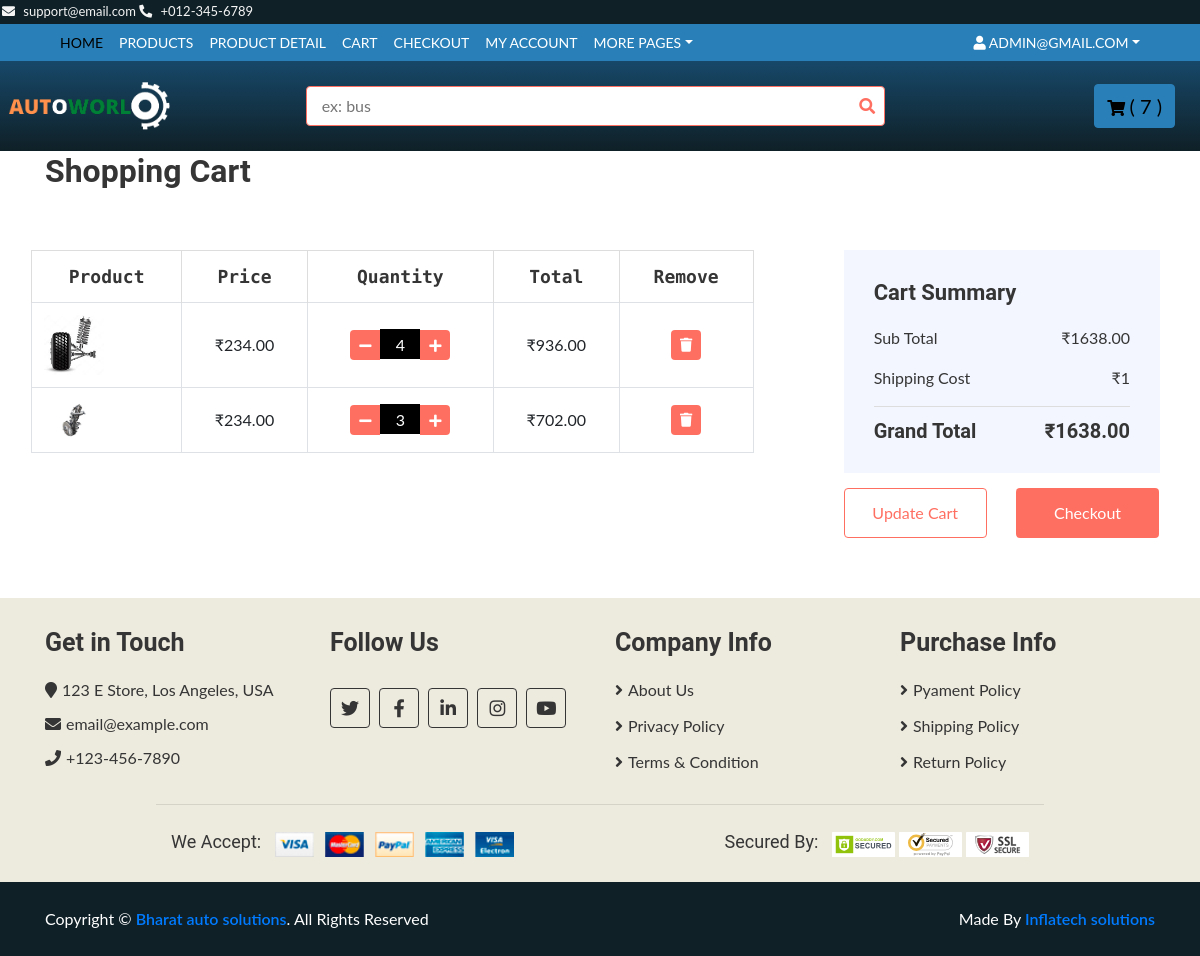
The page /cart/ (signed in) on the database as committed earlier.
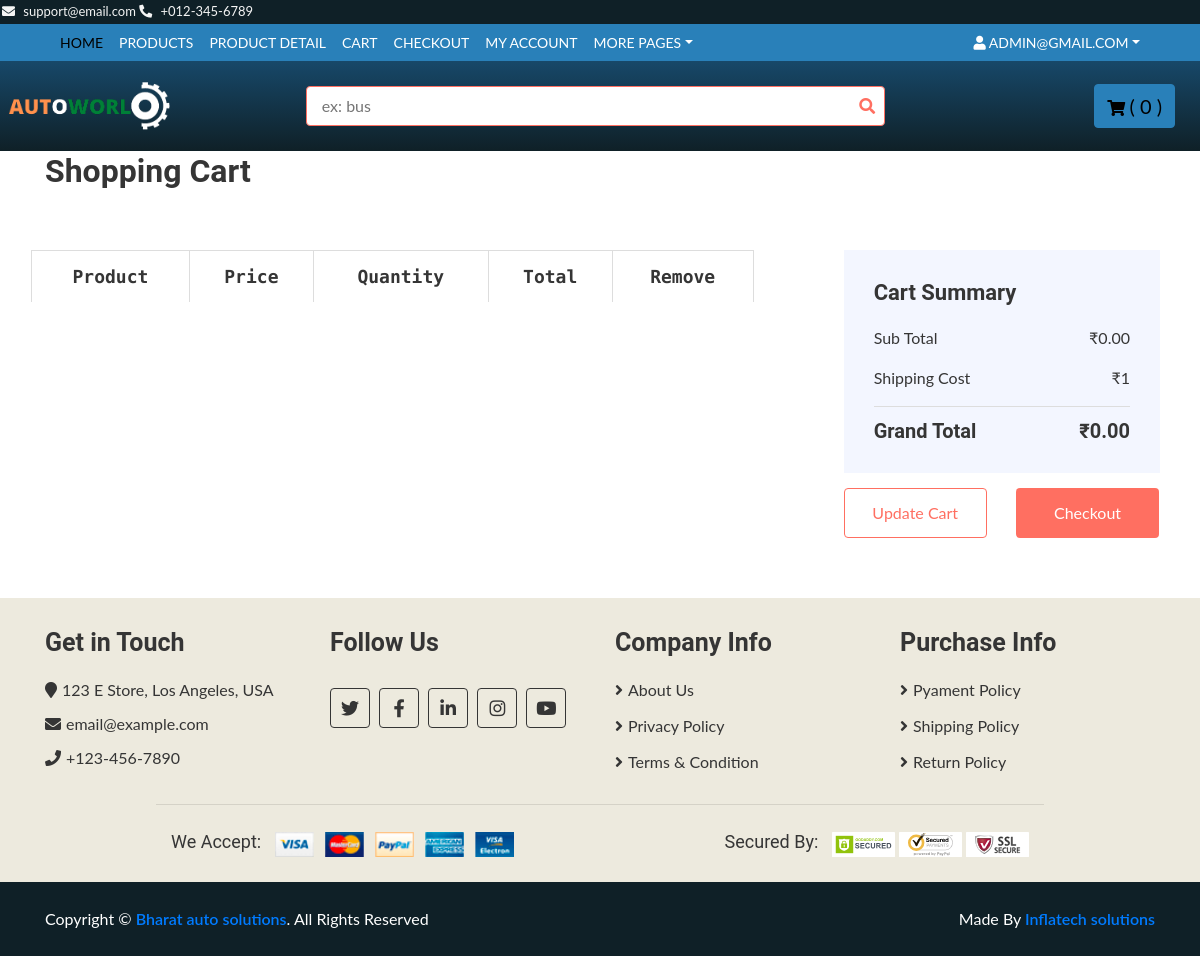
The same page on the database as committed later.
### base/models.py (models this page shows, shortened)
class ProductImage(models.Model):
    product=models.ForeignKey(Product, on_delete=models.CASCADE, related_name="product_image")
    image=models.ImageField(
        verbose_name='image',
        help_text="upload a product image",
        upload_to="images/",
        null=True,
        blank=True,
    )
    is_feature=models.BooleanField(default=False)
    created_at=models.DateTimeField(auto_now=True)

class Order_item(models.Model):
    Order=models.ForeignKey(Order, on_delete=models.SET_NULL, blank=True, null=True)
    Product=models.ForeignKey(Product, on_delete=models.CASCADE, blank=True, null=True)
    quantity=models.IntegerField(default=0, null=True, blank=True)
    @property
    def get_total(self):
        total = self.Product.regular_price * self.quantity
        return total

class Product(models.Model):
    vehicaltype=models.ForeignKey(TypeOfVehicle, blank=False, on_delete=models.RESTRICT)
    manufacturer=models.ForeignKey(Manufacturer, blank=False, on_delete=models.RESTRICT)
    vmodel=models.ForeignKey(CarModel, blank=False, on_delete=models.RESTRICT)
    myear=models.ForeignKey(Year, on_delete=models.RESTRICT)
    category=models.ForeignKey(Category, on_delete=models.RESTRICT)
    title=models.CharField(max_length=255, help_text=('required'))
    desc=models.TextField(blank=True, null=True, verbose_name=('desciptions'))
    regular_price=models.DecimalField(max_digits=5, decimal_places=2)
    descount_price=models.DecimalField(max_digits=5, decimal_places=2, blank=True )
    is_active=models.BooleanField(default=True)
    slug=models.SlugField(blank=True, null=True)

class Order(models.Model):
    Customer=models.ForeignKey(Customer, on_delete=models.SET_NULL, blank=True, null=True)
    status=models.BooleanField(default=False, null=True , blank=False)
    price=models.FloatField(null=True)
    @property
    def get_cart_total(self):
        orderitems = self.order_item_set.all()
        total = sum([item.get_total for item in orderitems])
        return total
    @property
    def get_cart_items(self):
        orderitems = self.order_item_set.all()
        total = sum([item.quantity for item in orderitems])
        return total

### base/views.py (the view)
# urls.py: path('cart/', views.cart, name="cart"),
def cart(request):
    if request.user.is_authenticated:
        us=request.user
        customer = request.user.customer
        print(us.email)
        cartItems= nav(HttpRequest, customer)
        order, created = Order.objects.get_or_create(Customer=customer, status=False)
        items = order.order_item_set.all()
    else:
        items =[]
        order ={'get_cart_total':0, 'get_cart_items':0}
        cartItems=0
    context={'items':items, 'order':order,'cartItems':cartItems}
    return render(request, 'cart.html', context)

### base/views.py (called while the page is built)
def nav(request,customer):
    order, created = Order.objects.get_or_create(Customer=customer, status=False)
    cartItems = order.get_cart_items
    return cartItems

### templates/cart.html (shortened to what this page needs)
{% extends 'base.html' %}
{% block content %}
<div class="container">
    <h2>Shopping Cart</h2>
</div>
<div class="cart-page">
    <div class="container-fluid">
        <div class="row">
            <div class="col-lg-8">
                <div class="cart-page-inner">
                    <div class="table-responsive">
                        <table class="table table-bordered">
                            <thead class="thead-dark">
                                <tr>
                                    <th>Product</th>
                                    <th>Price</th>
                                    <th>Quantity</th>
                                    <th>Total</th>
                                    <th>Remove</th>
                                </tr>
                            </thead>
                            <tbody class="align-middle">
                                {% for item in items %}
                                <tr>
                                    <td>
                                        <div class="img">
                                            {% for image in item.Product.product_image.all %}
                                            {% if image.is_feature %}
                                            <a href="{% url 'product' pk=item.Product.id %}"><img src="{{ image.image.url }}" alt="Image"></a>
                                            {% endif %}
                                            {% endfor %}
                                        </div>
                                    </td>
                                    <td>&#8377;{{item.Product.regular_price|floatformat:2}}</td>
                                    <td>
                                        <div class="qty">
                                            <button data-product="{{item.Product.id}}" data-action="remove"
                                                class="btn-minus update-cart"><i class="fa fa-minus"></i></button>
                                            <input type="text" value="{{item.quantity}}">
                                            <button data-product="{{item.Product.id}}" data-action="add"
                                                class="btn-plus update-cart"><i class="fa fa-plus"></i></button>
                                        </div>
                                    </td>
                                    <td>&#8377;{{item.get_total|floatformat:2}}</td>
                                    <td><button data-product="{{item.Product.id}}" data-action="delete"
                                            class="update-cart"><i class="fa fa-trash"></i></button></td>
                                </tr>
                                {% endfor %}
                            </tbody>
                        </table>
                    </div>
                </div>
            </div>
            <div class="col-lg-4">
                <div class="cart-page-inner">
                    <div class="row">
                        <div class="col-md-12">
                            <div class="cart-summary">
                                <div class="cart-content">
                                    <h1>Cart Summary</h1>
                                    <p>Sub Total<span>&#8377;{{order.get_cart_total|floatformat:2}}</span></p>
                                    <p>Shipping Cost<span>&#8377;1</span></p>
                                    <h2>Grand Total<span>&#8377;{{order.get_cart_total|floatformat:2}}</span></h2>
                                </div>
                                <div class="cart-btn">
                                    <button>Update Cart</button>
                                    <button>Checkout</button>
                                </div>
                            </div>
                        </div>
                    </div>
                </div>
            </div>
        </div>
    </div>
</div>
{% endblock %}

### templates/nav.html (shortened to what this page needs)
{% load static %}
{% block content %}
<div class="top-bar">
    <div class="container-fluid">
        <div class="row">
            <div class="col-sm-6">
                <i class="fa fa-envelope"></i>
                support@email.com
                <i class="fa fa-phone-alt"></i>
                +012-345-6789
            </div>
            <div class="col-sm-6" id="google_translate_element">
            </div>
        </div>
    </div>
</div>
<div class="nav">
    <div class="container-fluid">
        <nav class="navbar navbar-expand-md  navbar-dark">
            <div class="collapse navbar-collapse justify-content-between" id="navbarCollapse">
                <div class="navbar-nav mr-auto">
                    <a href="{% url 'home' %}" class="nav-item nav-link active">Home</a>
                    <a href="{% url 'products' %}"" class="nav-item nav-link">Products</a>
                    <a href="product-detail.html" class="nav-item nav-link">Product Detail</a>
                    <a href="{% url 'cart' %}" class="nav-item nav-link">Cart</a>
                    <a href="{% url 'checkout' %}" class="nav-item nav-link">Checkout</a>
                    <a href="{% url 'user_profile' %}" class="nav-item nav-link">My Account</a>
                    <div class="nav-item dropdown">
                        <a href="#" class="nav-link dropdown-toggle" data-toggle="dropdown">More Pages</a>
                    </div>
                </div>
                <div class="navbar-nav ml-auto">
                    <div class="nav-item dropdown">
                        <a href="#" class="nav-link dropdown-toggle" data-toggle="dropdown"> <i class="fa fa-user" aria-hidden="true"></i> {{user}}</a>
                    </div>
                </div>
            </div>
        </nav>
    </div>
</div>
<div class="bottom-bar">
    <div class="container-fluid">
        <div class="row align-items-center">
            <div class="col-md-3">
                <div class="logo">
                    <a href="{% url 'home' %}">
                        <img src="{% static 'img/logo.png' %}" alt="Logo">
                    </a>
                </div>
            </div>
            <div class="col-md-6">
                <form method="GET" action="{% url 'products' %}">
                <div class="search">
                    <input name="q" type="text" value="" placeholder="ex: bus">
                    <button type="submit"><i class="fa fa-search"></i></button>
                </div>
                </form>
            </div>
            <div class="col-md-3">
                <div class="user">
                    <a href="{% url 'cart' %}" class="btn cart">
                        <i class="fa fa-shopping-cart"></i>
                        <span>( {{cartItems}} )</span>
                    </a>
                </div>
            </div>
        </div>
    </div>
</div>
{% endblock content %}

Rows that differ between the two databases and show on the page:
no longer on this page (row unchanged): Order_item: Product.regular_price "234.00", quantity "4", get_total "936.00"
no longer on this page (row unchanged): ProductImage: image (picture), shown under "234.00"
no longer on this page (row unchanged): Order_item: Product.regular_price "234.00", quantity "3", get_total "702.00"
no longer on this page (row unchanged): ProductImage: image (picture), shown under "234.00"
no longer on this page (row edited): Order: get_cart_total "1638.00"
added Order: get_cart_total "0.00"
Other text that changed with them:
{{ cartItems }}: "7" → "0"
